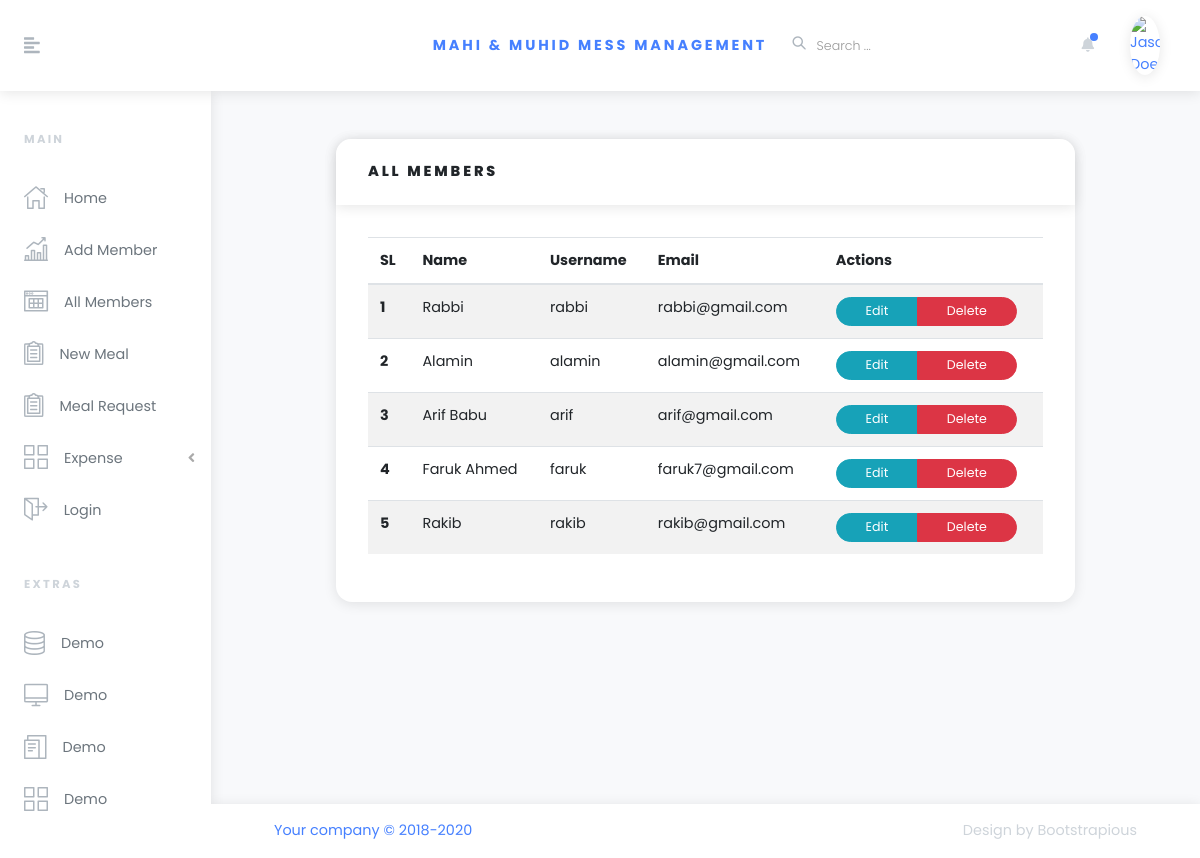
The app's page /members_list.php (signed in) with its own data.
### tables this page shows
CREATE TABLE `users` (
  `id` int(11) NOT NULL,
  `name` varchar(255) NOT NULL,
  `username` varchar(100) NOT NULL,
  `email` varchar(200) NOT NULL,
  `password` varchar(200) NOT NULL,
  `isDeleted` tinyint(1) NOT NULL DEFAULT '0'
);

### members_list.php (the view)
<?php   include_once('inc/header.php'); ?>
<?php include_once('inc/connection.php');
 $sql = "SELECT * FROM users WHERE isDeleted = 0 ORDER BY id DESC";
 $_result = mysqli_query($conn,$sql);
?>
<div class="container-fluid px-xl-5">
    <section class="py-5">
        <div class="row">
            <div class="col-md-10 offset-md-1 mb-5">
                <div class="card">
                    <div class="card-header">
                        <h3 class="h6 text-uppercase mb-0">All Members</h3>
                    </div>
                    <div class="card-body">
                          <table class="table table-striped">
								  <thead>
									<tr>
									  <th scope="col">SL</th>
									  <th scope="col">Name</th>
									  <th scope="col">Username</th>
									  <th scope="col">Email</th>
									  <th scope="col">Actions</th>
									</tr>
								  </thead>
								  <tbody>
								  <?php
									$i=0;
									while($row = $_result->fetch_assoc()) {
									?>
									<tr>
									  <th scope="row"><?php echo ++$i; ?></th>
									  <td><?php echo $row['name'];?></td>
									  <td><?php echo $row['username'];?></td>
									  <td><?php echo $row['email'];?></td>
									  <td>
										<div class="btn-group">
											<a href="<?php echo $row['id'];?>" class="btn btn-sm btn-info">Edit</a>
											<a href="<?php echo $row['id'];?>" class="btn btn-sm btn-danger">Delete</a>
										</div>
									  </td>
									</tr>
								  <?php } ?>
								  </tbody>
								</table>
                    </div>
                </div>
            </div>
        </div>
    </section>
</div>
<?php   include_once('inc/footer.php'); ?>

### records on screen
users: name "Rabbi", username "rabbi", email "rabbi@gmail.com"
users: name "Alamin", username "alamin", email "alamin@gmail.com"
users: name "Arif Babu", username "arif", email "arif@gmail.com"
users: name "Faruk Ahmed", username "faruk", email "faruk7@gmail.com"
users: name "Rakib", username "rakib", email "rakib@gmail.com"
